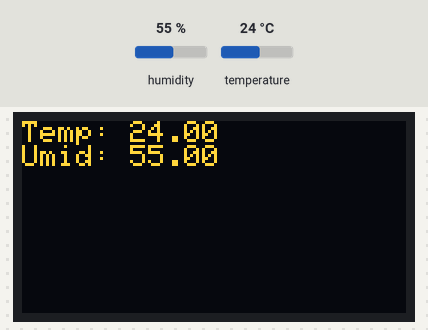
Recording of a sketch running on a simulated Arduino Uno, built with avr-gcc and run on an emulated ATmega328P. Shown: 128×64 one-colour display. Inputs (shaded band) come from the test bench; at power-on: humidity 55 %, temperature 24 °C. The OLED is the two-colour kind (top 16 rows yellow).

Above: at 3.9 s.
4.0 s: humidity set to 22 %
At 6.6 s:
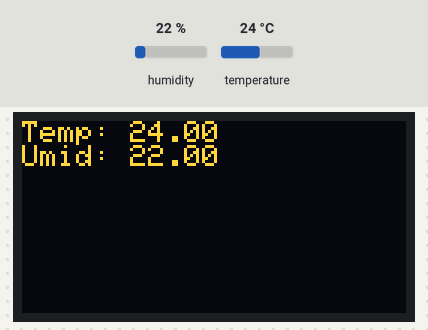
8.0 s: temperature set to 12 °C
At 10.7 s:
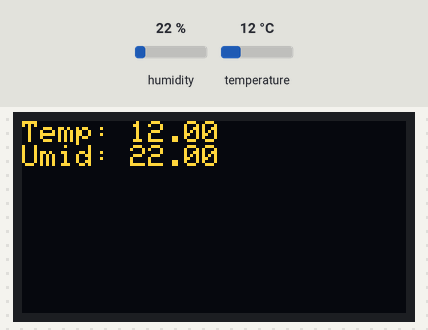
12.0 s: humidity set to 40 %
At 13.6 s:
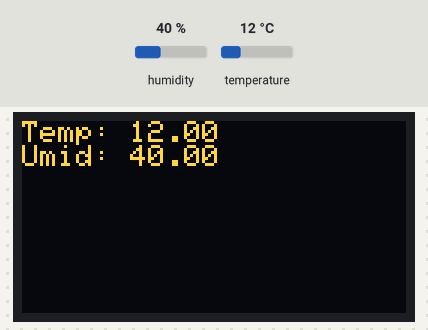
16.0 s: temperature set to 19 °C
Timing chart, 0 to 19.0 s (numbered marks = the images above; inputs shaded):
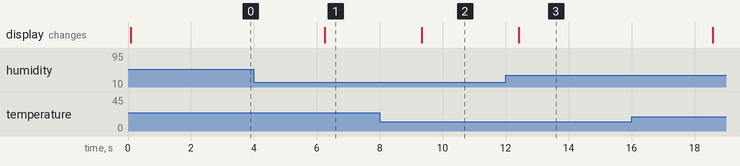

The sketch:

Projeto_051_OLED_com_Dashboard_de_Sensor.ino
```cpp
// Projeto 051 - OLED com Dashboard de Sensor
// Arduino Uno | Arduino Neon Lab

#include <Wire.h>
 #include <Adafruit_GFX.h>
 #include <Adafruit_SSD1306.h>
 #include <DHT.h>

 Adafruit_SSD1306 display(128,64,&Wire,-1); DHT dht(2,DHT11);
 void setup(){ dht.begin(); display.begin(SSD1306_SWITCHCAPVCC,0x3C); }
 void loop(){
   display.clearDisplay(); display.setTextSize(1); display.setCursor(0,0);
   display.print("Temp: "); display.println(dht.readTemperature());
   display.print("Umid: "); display.println(dht.readHumidity());
   display.display(); delay(1500);
 }
```

Measured:
- after the input at 4.0 s, the display: changes after 2.2 s (image 1)
- after the input at 8.0 s, the display: changes after 1.3 s (image 2)
- after the input at 12.0 s, the display: changes after 0.41 s (image 3)
